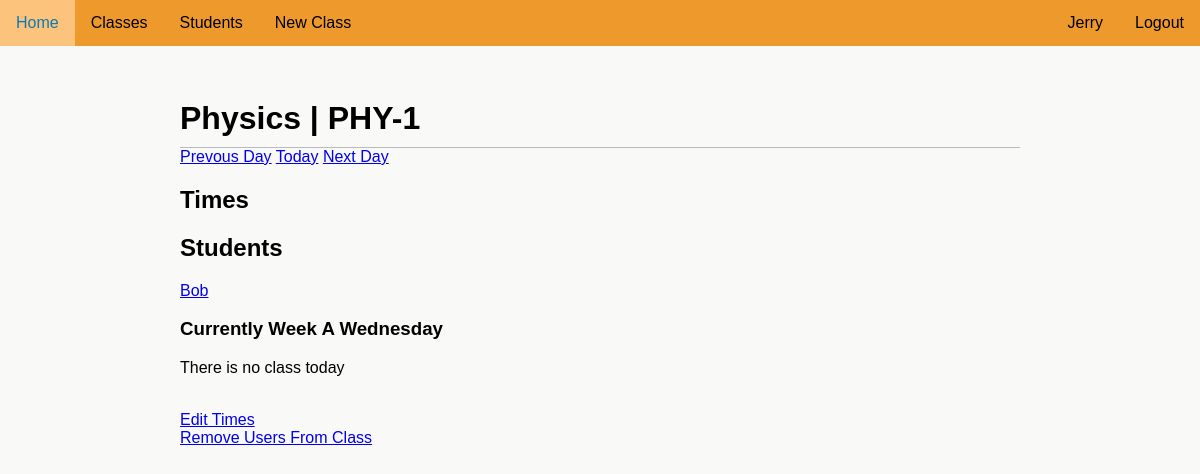
Page /account/JERSM/classes/PHY-1/295 (signed in) on the committed database.
### attendanceproject/models.py (models this page shows)
class User(UserMixin, db.Model):
    __tablename__ = "user"
    id = db.Column(db.Integer, unique=True, nullable=False, primary_key=True)
    fname = db.Column(db.Text(20), nullable=False)
    lname = db.Column(db.Text(20), nullable=False)
    user_code = db.Column(db.Text(8), nullable=False, unique=True)
    email = db.Column(db.Text(50), nullable=False, unique=True)
    password = db.Column(db.Text(90), nullable=False)
    auth = db.Column(db.Text(10), nullable=True)
    tags = db.relationship('Tag', backref='user_tag')
    subjects = db.relationship('UserSubject', back_populates='user')
    attnd_times = db.relationship('AttendanceTime', backref='subject_attnd_times')

class SubjectCode(db.Model):
    __tablename__ = "subject_code"
    id = db.Column(db.Integer, unique=True, nullable=False, primary_key=True)
    name = db.Column(db.Text(50), nullable=False)
    code = db.Column(db.Text(50), unique=True, nullable=False)
    join_code = db.Column(db.Text(10), unique=True, nullable=False)
    users = db.relationship('UserSubject', back_populates='subject')
    times = db.relationship('SubjectTimes', back_populates='subject')
    scanner = db.relationship('Scanner', back_populates='subject')

class UserSubject(db.Model):
    __tablename__ = "user_subject"
    id = db.Column(db.Integer, unique=True, nullable=False, primary_key=True)
    user_id = db.Column(db.Integer, db.ForeignKey('user.id')) # Foreign Key
    user_type = db.Column(db.Text(10), nullable=False) # Teacher or student relationship to class
    subject_id = db.Column(db.Integer, db.ForeignKey('subject_code.id')) # Foreign Key
    user = db.relationship('User', back_populates='subjects')
    subject = db.relationship('SubjectCode', back_populates='users')

### attendanceproject/routes.py (the view, shortened to what this page needs)
@app.route('/account/<user_code>/classes/<class_code>/<int:day>', methods=["GET", "POST"])
@login_required
def class_code(class_code, user_code, day):
    if day > 365:
        flash('Day number out of range')
        abort(404)
    subject = SubjectCode.query.filter_by(code=class_code).first()
    prev_next = {'next_day':url_for('class_code', class_code=class_code, user_code=user_code, day=day+1),
                 'prev_day':url_for('class_code', class_code=class_code, user_code=user_code, day=day-1),
                 'today':url_for('class_code', class_code=class_code, user_code=user_code, day=datetime.date.today().timetuple().tm_yday)}
    if not subject:
        flash('Class could not be found')
        return redirect(url_for('classes', user_code=current_user.user_code))
    user = User.query.filter_by(user_code=user_code).first()
    if user:
        total_days = day_num() - day
        current_date = datetime.date.today() - datetime.timedelta(days=total_days)
        if (current_user.auth in ['teacher', 'admin'] and class_code in
            [x.subject.code for x in current_user.subjects]) and user == current_user:
            check = check_class_date(subject_date=current_date, subject=subject)
            student_times = [] # Variable for the times of the students in the class
            students_in_class = 0 # Variable used to check if there are students in the class
            if 'student' in [user.user_type for user in subject.users]:
                students_in_class = 1
                for user in subject.users:
                    added_time = False
                    if user.user_type == 'student':
                        if user.user.attnd_times:
                            for t in user.user.attnd_times:
                                if t.time.date() == current_date and t.subject == subject.id:
                                    student_times.append((user.user, t.attnd_status))
                                    added_time = True
                                    break
                            if not added_time:
                                student_times.append((user.user, "N/A"))
                        else:
                            student_times.append((user.user, "N/A"))
            return render_template("teacherclass.html", day_num=day_num(), subject=subject, user=current_user,
                                    days=CONSTANT_DAYS, students_in_class=students_in_class,
                                    current_date=current_date.strftime('%d/%m/%y'), student_times=None,
                                    week=current_week(current_date), day=CONSTANT_DAYS[current_date.isoweekday()-1],
                                    prev_next=prev_next, viewing_day=day)
        else:
            flash('You do not have access to this page')
            return redirect(url_for('classes', user_code=current_user.user_code))
    return render_template("teacherclass.html", subject=subject)

### attendanceproject/models.py (called while the page is built)
@login_manager.user_loader
def load_user(user_id):
    return User.query.get(int(user_id))

### attendanceproject/routes.py (called while the page is built)
def day_num():
    return datetime.date.today().timetuple().tm_yday

def first_monday():
    for i in range(0, 366):
        start_date = datetime.date(year=datetime.datetime.today().year, month=1, day=1)
        end_date = start_date + datetime.timedelta(days=i)
        if end_date.timetuple().tm_wday == 0:
            return i

def check_class_date(subject_date, subject):
    AB = 1
    for i in range(1 + first_monday(), 366):
        date = datetime.timedelta(days=i)
        start_date = datetime.date(2019, 12, 31)
        end_date = start_date + date
        for y in subject.times:
            if end_date.isoweekday()-1 == y.sday and AB == y.sweek and end_date == subject_date:
                print(end_date.isoweekday(), y.sday)
                return {'subject':y, 'day':y.sday, 'week':y.sweek}
        AB = not AB if end_date.isoweekday() == 5 else AB
    return False

def current_week(viewing_date=datetime.date.today()):
    return 'B' if (ceil((viewing_date.timetuple().tm_yday - first_monday())/7))%2 else 'A'

### attendanceproject/templates/teacherclass.html (shortened to what this page needs)
{% extends "layout.html" %}
{% block content %}
    <div class='main-header'>
        <h1>{{ subject.name }} | {{ subject.code }}</h1>
    </div>
    <a href="{{ prev_next['prev_day'] }}">Prevous Day</a> <a href="{{ prev_next['today'] }}">Today</a> <a href="{{ prev_next['next_day'] }}">Next Day</a>
    <h2>Times</h2>
    <h2>Students</h2>
    {% if students_in_class %}
        <ul>
        {% for user in subject.users %}
            {% if user.user_type == 'student'%}
                <a href="{{ url_for('class_code', user_code=user.user.user_code, class_code=subject.code, day=viewing_day) }}"><li>{{ user.user.fname }}</li></a>
            {% endif %}
        {% endfor %}
        </ul>
    {% else %}
        <p>No students in this class</p>
    {% endif %}
    <h3>Currently Week {{ week }} {{ day }}</h3>
    {% if current_date and student_times%}
    <h2>Attendance for {{ current_date }} {{ time['subject'].time.start_time }} - {{ time['subject'].time.end_time }}</h2>
    <ul>
        {% if student_times %}
            {% for i in student_times %}
                <li>Student: <div class='capatalize'><a href="{{ url_for('class_code', user_code=i[0].user_code, class_code=subject.code, day=viewing_day) }}">{{ i[0].fname }}</a></div> Status: <div class='capatalize'>{{ i[1] }}</div></li>
            {% endfor %}
        {% endif %}
    </ul>
    {% else %}
        <p>There is no class today</p>
    {% endif %}
    <a href="{{ url_for('settimes', class_code=subject.code) }}">Edit Times</a></br>
    <a href="{{ url_for('kick_users', class_code=subject.code) }}">Remove Users From Class</a>
{% endblock %}

### attendanceproject/templates/navigation.html (shortened to what this page needs)
<div id='nav'>
    <ul>
        <div id="nav-left">
            {% if current_user.is_authenticated %}
                {% if current_user.auth in ['teacher', 'student'] %}
                    <li><a href="{{url_for('home')}}">Home</a></li>
                    <li><a href="{{url_for('classes', user_code=current_user.user_code)}}">Classes</a></li>
                {% endif %}
                {% if current_user.auth == 'teacher' %}
                    <li><a href="{{url_for('students')}}">Students</li></a>
                    <li><a href="{{url_for('create_class')}}">New Class</a></li>
                {% endif %}
            {% endif %}
        </div>
        <div id="nav-right">
            {% if current_user.is_authenticated %}
                <li><a href="{{url_for('logout')}}">Logout</a></li>
                <li><a href="{{url_for('account', user_code=current_user.user_code)}}">{{ current_user.fname }}</a></li>
            {% endif %}
        </div>
    </ul>
</div>

### attendanceproject/static/style.css (style rules this page uses)
:root { --main: #ed992b; --headings: #0E79B2; --errors: #C12E47; }
html { font-family: 'Noto Sans JP', sans-serif; background-color: rgb(249, 249, 248); }
body { margin: 0; margin-left: auto; margin-right: auto; min-width: 800px; }
ul { list-style-type: None; padding-inline-start: 0; }
#nav ul { list-style-type: none; position: fixed; top: 0; width: 100%; margin: 0; padding: 0; background-color: var(--main); min-width: 800px; }
#nav-left li { float: left; }
#nav-right li { float: right; }
#nav li a { display: block; color: black; text-align: center; padding: 14px 16px; text-decoration: none; }
.main-header { width: 100%; border-bottom-width: 1px; border-bottom-style: solid; border-bottom-color: rgb(182, 187, 194); }
.main-header h1 { margin-bottom: 10px; }

### rows in the picture
User: fname "Jerry"
SubjectCode: name "Physics", code "PHY-1"
UserSubject: user.fname "Bob"

### other values in the picture
{{ week }} "A"
{{ day }} "Wednesday"
